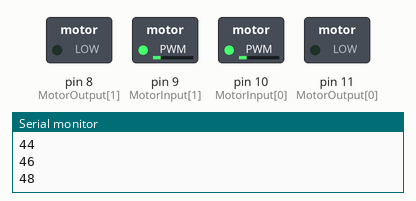
A sketch run on a simulated Arduino Uno, built with avr-gcc and run on an emulated ATmega328P. On the bench: switched loads named in the sketch (green lamp = pin HIGH), the last lines printed to the serial monitor.

Above: at 4.9 s.
At 15.31 s:
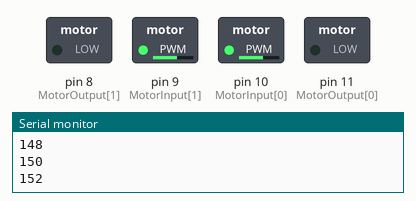
At 25.82 s:
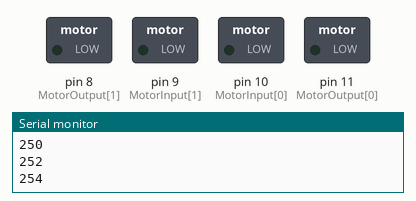
At 36.33 s:
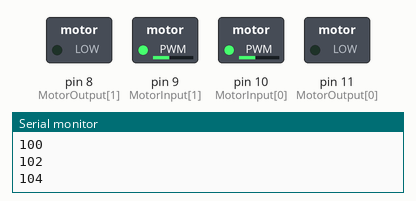
Timing chart, 0 to 40.0 s (numbered marks = the images above):
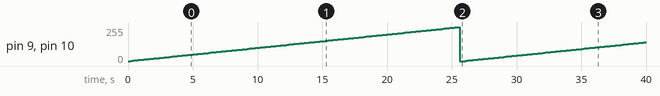

Measured:
- by itself, pin 9 (MotorInput[1]), pin 10 (MotorInput[0]): 0/255 → 2/255 at 0.20 s, → 4/255 0.20 s later, → 6/255 0.20 s later, → 8/255 0.20 s later, … (198 changes in this stretch)

The sketch:

MotorTest.ino
```cpp
const int MotorInput[2] = {10, 9};
const int MotorOutput[2] = {11, 8};

void setup() {
  for (int i = 0; i < 2; i++) {
    pinMode(MotorInput[i], OUTPUT);
    pinMode(MotorOutput[i], OUTPUT);
  }
  Serial.begin(9600);
}

void loop() {
  for (int i=0; i<255; i+=2) {
    int temp[2] = {i, i};
    ShiftSpeed(temp);
    Serial.println(i);
    delay(200);
  }
  int temp[2] = {0, 0};
  ShiftSpeed(temp);
  delay(200);
}

void StopAllMotor() { //Idle the robot
  int temp[2] = {0};
  ShiftSpeed(temp);
}

void ShiftSpeed(int *MotorSpeed) { //Shift the speed to the motors
  MotorMapping(MotorSpeed);
  for (int i = 0; i < 2; i++) {
//    Serial.print(MotorSpeed[0]);
//    Serial.print("  ");
//    Serial.println(MotorSpeed[1]);
    if (MotorSpeed[i] >= 0) {
      analogWrite(MotorInput[i], MotorSpeed[i]);
      digitalWrite(MotorOutput[i], LOW);
    } else {
      digitalWrite(MotorInput[i], LOW);
      analogWrite(MotorOutput[i], -MotorSpeed[i]);
    }
  }
}

void MotorMapping(int *MotorSpeed) {
  int maxx = MotorSpeed[0];
  maxx = (maxx<MotorSpeed[1])?MotorSpeed[1]:maxx;
  if (maxx>255) {
    double ratio =(double) 255/maxx;
    for (int i=0; i<2; i++) {
      MotorSpeed[i]*=ratio;
    }
  }
}
```
